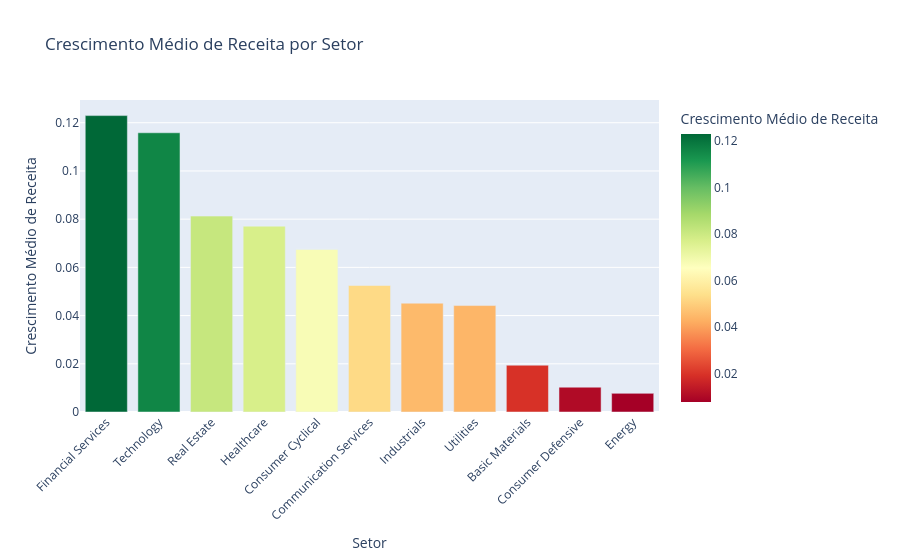

Notebook code cell kept with this figure:
### Markdown cell above
## Crescimento de Receita por Setor

Quais setores do S&P 500 estão crescendo mais? 
Calculamos a média de crescimento de receita anual por setor.

### Code cell
df_growth = df.dropna(subset=['Revenuegrowth', 'Sector'])
growth_by_sector = df_growth.groupby('Sector')['Revenuegrowth'].mean().reset_index()
growth_by_sector = growth_by_sector.sort_values('Revenuegrowth', ascending=False)

fig = px.bar(growth_by_sector,
             x='Sector',
             y='Revenuegrowth',
             title='Crescimento Médio de Receita por Setor',
             labels={'Revenuegrowth': 'Crescimento Médio de Receita', 'Sector': 'Setor'},
             color='Revenuegrowth',
             color_continuous_scale='RdYlGn')
fig.update_layout(xaxis_tickangle=-45)
fig.show()

### Figure 1 — Plotly figure (JSON) as saved in the notebook; plotly's stock layout.template omitted (floating-point values rounded to 4 significant figures)
{"data": [{"hovertemplate": "Setor=%{x}<br>Crescimento Médio de Receita=%{marker.color}<extra></extra>", "legendgroup": "", "marker": {"color": [0.123, 0.1158, 0.08127, 0.0771, 0.06744, 0.05248, 0.04514, 0.04416, 0.01941, 0.0103, 0.007727], "coloraxis": "coloraxis", "pattern": {"shape": ""}}, "name": "", "orientation": "v", "showlegend": false, "textposition": "auto", "type": "bar", "x": ["Financial Services", "Technology", "Real Estate", "Healthcare", "Consumer Cyclical", "Communication Services", "Industrials", "Utilities", "Basic Materials", "Consumer Defensive", "Energy"], "xaxis": "x", "y": [0.123, 0.1158, 0.08127, 0.0771, 0.06744, 0.05248, 0.04514, 0.04416, 0.01941, 0.0103, 0.007727], "yaxis": "y"}], "layout": {"barmode": "relative", "coloraxis": {"colorbar": {"title": {"text": "Crescimento Médio de Receita"}}, "colorscale": [[0, "rgb(165,0,38)"], [0.1, "rgb(215,48,39)"], [0.2, "rgb(244,109,67)"], [0.3, "rgb(253,174,97)"], [0.4, "rgb(254,224,139)"], [0.5, "rgb(255,255,191)"], [0.6, "rgb(217,239,139)"], [0.7, "rgb(166,217,106)"], [0.8, "rgb(102,189,99)"], [0.9, "rgb(26,152,80)"], [1, "rgb(0,104,55)"]]}, "legend": {"tracegroupgap": 0}, "title": {"text": "Crescimento Médio de Receita por Setor"}, "xaxis": {"anchor": "y", "domain": [0, 1], "tickangle": -45, "title": {"text": "Setor"}}, "yaxis": {"anchor": "x", "domain": [0, 1], "title": {"text": "Crescimento Médio de Receita"}}}}
